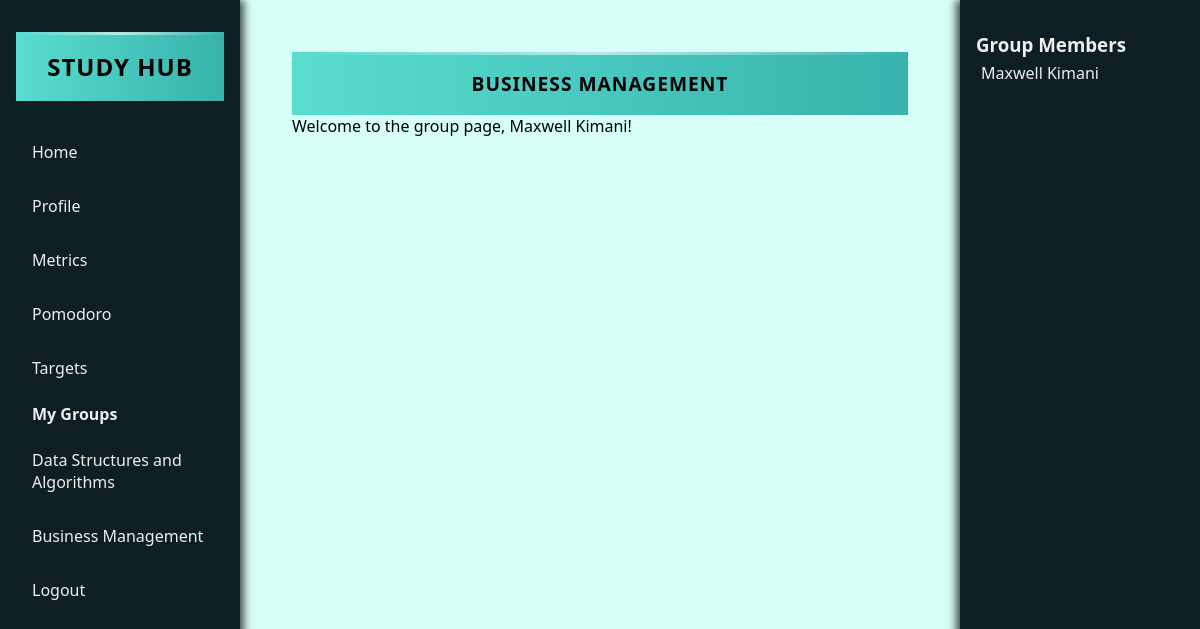
Page /php/groups/group.php?id=2 (signed in) on the committed database.
### tables this page shows
CREATE TABLE `studygroups` (
  `groupID` int(11) NOT NULL,
  `name` varchar(100) NOT NULL,
  `category` varchar(100) DEFAULT NULL,
  `description` text DEFAULT NULL,
  `ImageURL` varchar(255) DEFAULT NULL,
  `createdAt` timestamp NOT NULL DEFAULT current_timestamp()
);

CREATE TABLE `users` (
  `UserID` int(11) NOT NULL,
  `StudentID` varchar(20) NOT NULL,
  `Name` varchar(100) NOT NULL,
  `Course` varchar(100) NOT NULL,
  `Email` varchar(100) NOT NULL,
  `PasswordHash` varchar(255) NOT NULL,
  `CreatedAt` timestamp NOT NULL DEFAULT current_timestamp()
);

### php/profiler.php (called while the page is built, shortened)
<?php
require 'connect.php';
$studentID = $_SESSION['studentID'];
$stmt = $conn->prepare("SELECT * FROM users WHERE StudentID = ?");
$stmt->bind_param("i", $studentID);
$stmt->execute();
$result = $stmt->get_result();
$user = $result->fetch_assoc();
?>

### php/groups/group.php (the view, shortened to what this page needs)
<?php
require '../connect.php';
require '../profiler.php';
$userId = $_SESSION['studentID'];
$groupId = intval($_GET['id']);
$group = $conn->prepare("SELECT Name FROM studygroups WHERE GroupID = ?");
$group->bind_param("i", $groupId);
$group->execute();
$nameResult = $group->get_result()->fetch_assoc();
$groupName = $nameResult['Name'];
$members = $conn->prepare("
  SELECT u.Name
  FROM users u
  JOIN groupmemberships gm ON u.StudentID = gm.UserID
  WHERE gm.GroupID = ?
");
$members->bind_param("i", $groupId);
$members->execute();
$memberResult = $members->get_result();
$groupQuery = $conn->prepare("
  SELECT sg.GroupID, sg.Name
  FROM studygroups sg
  JOIN groupmemberships gm ON sg.GroupID = gm.GroupID
  WHERE gm.UserID = ?
");
$groupQuery->bind_param("i", $userId);
$groupQuery->execute();
$groupsResult = $groupQuery->get_result();
$groups = $groupsResult->fetch_all(MYSQLI_ASSOC);
?>
<!DOCTYPE html>
<html>
<head>
  <link rel="stylesheet" href="/Study-Hub/css/App.css">
  <link rel="stylesheet" href="/Study-Hub/css/groups.css">
</head>
<body>
  <div class="container">
    <div class="sidebar">
      <h2>Study Hub</h2>
      <ul>
        <li><a href="/Study-Hub/User/home.php">Home</a></li>
        <li><a href="/Study-Hub/User/profile.php">Profile</a></li>
        <li><a href="/Study-Hub/Metrics/metrics.html">Metrics</a></li>
        <li><a href="/Study-Hub/User/pomodoro.html">Pomodoro</a></li>
        <li><a href="/Study-Hub/Metrics/targets.php">Targets</a></li>
        <li><strong style="margin-left: 1rem;">My Groups</strong></li>
        <?php foreach ($groups as $g): ?>
          <li>
            <a href="/Study-Hub/php/groups/group.php?id=<?= $g['GroupID'] ?>">
              <?= htmlspecialchars($g['Name']) ?>
            </a>
          </li>
        <?php endforeach; ?>
        <li><a href="/Study-Hub/php/logout.php">Logout</a></li>
      </ul>
    </div>
    <div class="main-content">
      <h2><?= htmlspecialchars($groupName) ?></h2>
      <p>Welcome to the group page, <?= htmlspecialchars($user['Name']) ?>!</p>
    </div>
    <div class="rightbar">
      <h3>Group Members</h3>
      <ul>
        <?php while ($row = $memberResult->fetch_assoc()): ?>
          <li><?= htmlspecialchars($row['Name']) ?></li>
        <?php endwhile; ?>
      </ul>
    </div>
  </div>
</body>
</html>

### css/App.css (style rules this page uses)
:root { --background-light: #e6f7ff; --background-card: #1a2e35; --color-text: #f0f8ff; --color-text-muted: #a8c0d0; --color-primary: #8ab4c9; --color-primary-light: #5a8da8; --color-accent: #4fd1c5; --color-accent-dark: #38b2ac; --color-button-bg: #0d1f23; --color-error: #ff6b6b; --color-success: #48bb78; --chat-bubble-tail: 8px; --transition-speed: 0.25s; }
body { font-family: 'Segoe UI', Tahoma, Geneva, Verdana, sans-serif; }
h2 { text-align: center; background: linear-gradient(90deg, var(--color-accent), var(--color-accent-dark)); color: #000; padding: 18px; margin: 0; font-weight: 700; letter-spacing: 1px; text-transform: uppercase; font-size: 1.2rem; position: relative; overflow: hidden; }
h2::after { content: ""; position: absolute; top: 0; left: 0; right: 0; height: 3px; background: linear-gradient(90deg, transparent, rgba(255,255,255,0.6), transparent); }

### css/groups.css (style rules this page uses)
:root { --background-light: #d7fff8; --background-card: #2d4a53; --background-card-hover-shadow: #5a636a/0.6; --background-card-shadow: #afb3b7/0.3; --color-text: #eee; --color-text-muted: #020202; --color-primary: #cfd4da; --color-primary-light: #69818d; --color-accent: #58ddd0; --color-button-bg: #0d1f23; --color-button-bg-disabled: #ff5555; --color-error: #ff7070; --color-login-bg: #222139; --color-close-btn: #fb0202; --color-close-btn-hover: #fff; }
* { margin: 0; padding: 0; box-sizing: border-box; }
body { font-family: 'Segoe UI', Tahoma, Geneva, Verdana, sans-serif; margin: auto; padding: 20px; background-color: var(--background-light); }
.sidebar { width: 240px; background: var(--color-button-bg); color: var(--color-text); height: 100vh; position: fixed; top: 0; left: 0; padding: 2rem 1rem; box-shadow: 4px 0 8px rgba(0, 0, 0, 0.7); z-index: 1000; }
.sidebar h2 { font-size: 1.5rem; margin-bottom: 2rem; text-align: center; }
.sidebar ul { list-style: none; padding: 0; }
.sidebar ul li { margin-bottom: 1rem; }
.sidebar ul li a { color: var(--color-text); text-decoration: none; display: block; padding: 0.5rem 1rem; border-radius: 5px; transition: background 0.2s ease; }
.container { display: flex; justify-content: space-between; min-height: 100vh; }
.rightbar { width: 240px; background: var(--color-button-bg); color: var(--color-text); padding: 2rem 1rem; box-shadow: -4px 0 8px rgba(0, 0, 0, 0.7); position: fixed; top: 0; right: 0; height: 100vh; z-index: 1000; }
.main-content { flex: 1; margin-left: 240px; margin-right: 240px; padding: 2rem; color: var(--color-text-muted); min-height: 100vh; }
.rightbar h3 { margin-top: 0; }
.rightbar ul { list-style-type: none; padding-left: 0; }
.rightbar li { margin-bottom: 0.5rem; padding: 5px; border-radius: 4px; }

### rows in the picture
studygroups: name "Data Structures and Algorithms"
studygroups: name "Business Management", name "BUSINESS MANAGEMENT"
users: Name "Maxwell Kimani"
